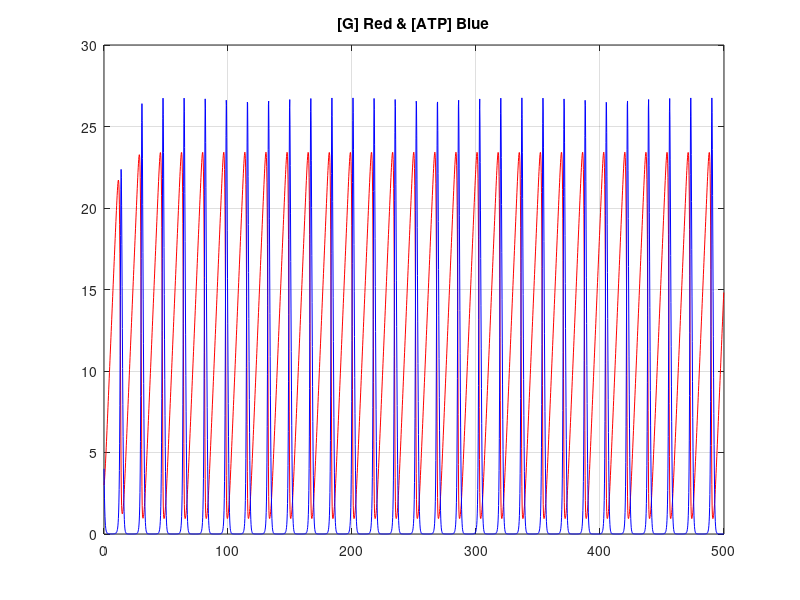

The MATLAB source for this figure:
clear; clc;
% % Use Euler's method to integrate simple one variable ODE
% % Use program as template for more interesting models

% % Note:  produces slightly different output compared with 
% % example shown in class.  Different values of b, dt, tlast

Vin = 0.36 ;
k1 = 0.02 ;
kp = 6 ;
Km = 12;

dt    = 0.2 ;  
tlast = 500 ; 
 
iterations = round(tlast/dt) ; 
G_arr = zeros(iterations, 1);
ATP_arr = zeros(iterations, 1);

G = 3;
ATP = 4;

for i = 1:iterations 
  ATP_arr(i) = ATP;
  G_arr(i) = G;

  dATP_dt = 2 * k1 * G_arr(i) * ATP_arr(i) - ((kp * ATP_arr(i)) ./ (Km + ATP_arr(i))); 
  dG_dt = Vin - k1 * G_arr(i) * ATP_arr(i);

  ATP = ATP + dATP_dt;
  G = G + dG_dt;
end % of this time step

time = dt*(0:iterations-1)' ;

fprintf("[G] max = %0.5f \n", max(G_arr));
fprintf("[ATP] max = %0.5f \n", max(ATP_arr));

figure;
plot(time, G_arr, 'r');
hold on;
plot(time, ATP_arr, 'b');
title('[G] Red & [ATP] Blue');
grid on;